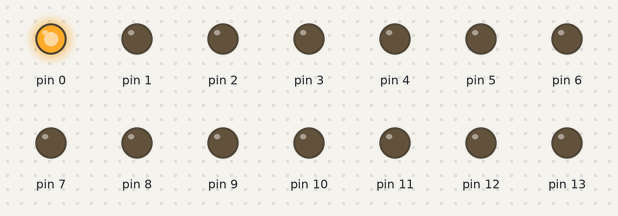
Bench run of a sketch on a simulated Arduino Uno, built with avr-gcc and run on an emulated ATmega328P. Parts: output pins drawn as LEDs (lit = HIGH).

Above: at 0.5 s.
At 2.5 s:
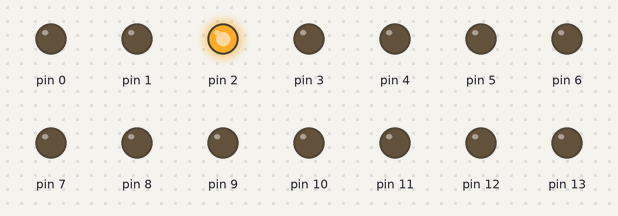
At 4.5 s:
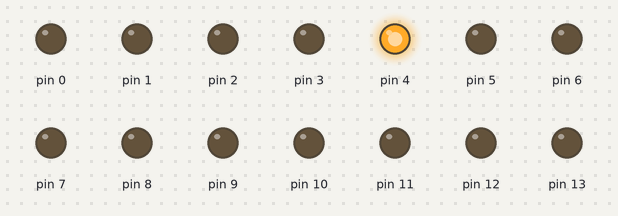
At 8.5 s:
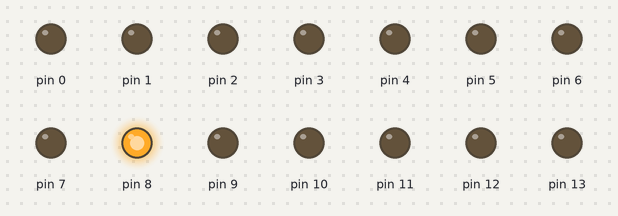
At 12.5 s:
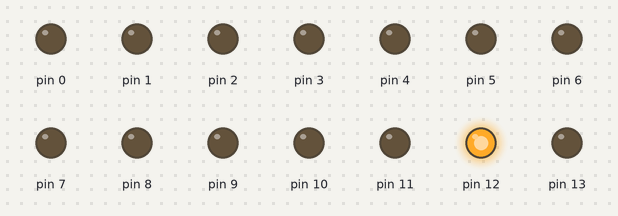
At 17.5 s:
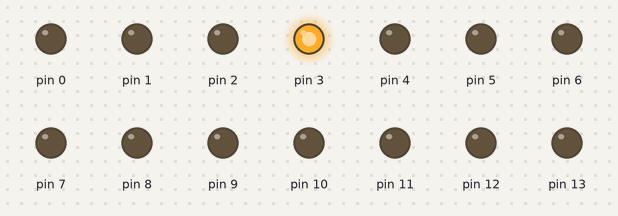
Timing chart, 0 to 18.2 s (numbered marks = the images above):
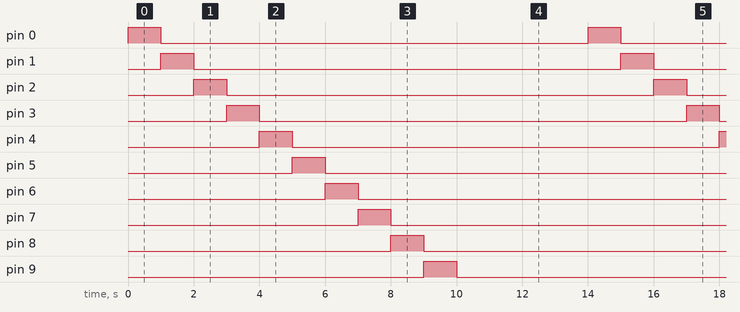

The sketch:

practica_1.ino
```cpp
#define LED_RANGE 14

void setup() {
  for (int pin = 0; pin < LED_RANGE; pin++) {
    pinMode(pin, OUTPUT);
  }
}

void loop() {
  for (int pin = 0; pin < LED_RANGE; pin++) {
    int prevPin = pin == 0 ? LED_RANGE - 1 : pin - 1;

    digitalWrite(prevPin, LOW);
    digitalWrite(pin, HIGH);
    delay(1000);
  }
}
```

Measured:
- by itself, pin 0–13: alternates HIGH for 1.0 s and LOW for 13.0 s
- by itself, everything shown: repeats every 14.0 s, in 14 steps
